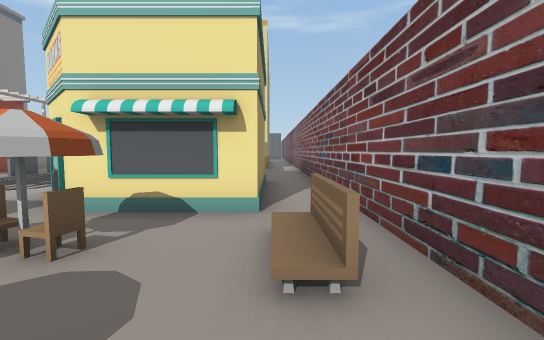
view 1 (above)

24 first-person views from a walk through a Unity game level. The camera is 1.5 m above the floor, tilts 4° down and sees 90° across. The floor is counted in squares, 2 m on a side. Each view is taken from the middle of a square. On the plan, view 1 faces up. The plan holds only what a view shows up to about 10 squares ahead; the rest is blank. The place goes on beyond the plan. The player character is not drawn. Some surface patterns are stand-ins.

view 2
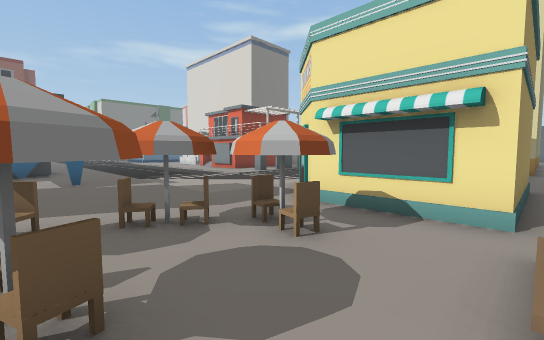

view 3
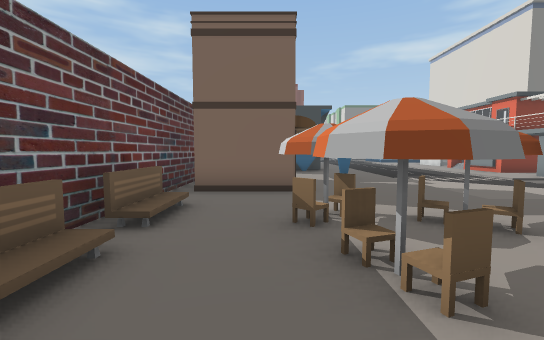

view 4
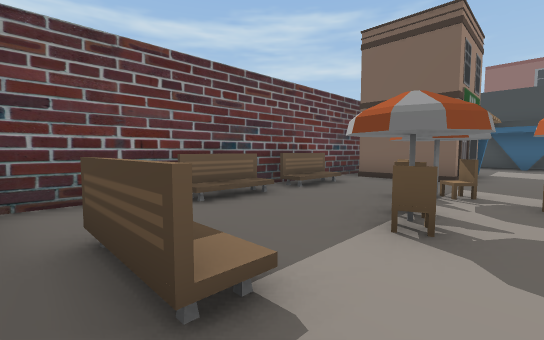

view 5
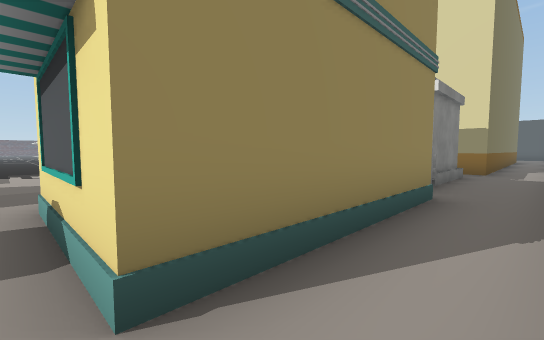

view 6
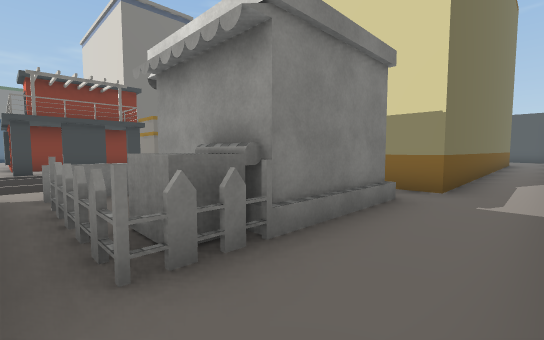

view 7
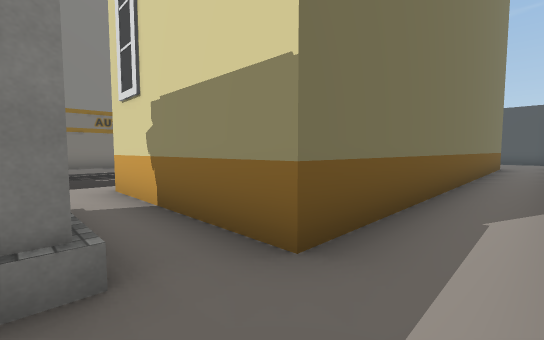

view 8
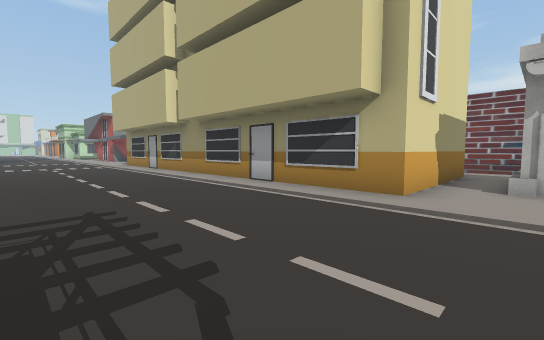

view 9
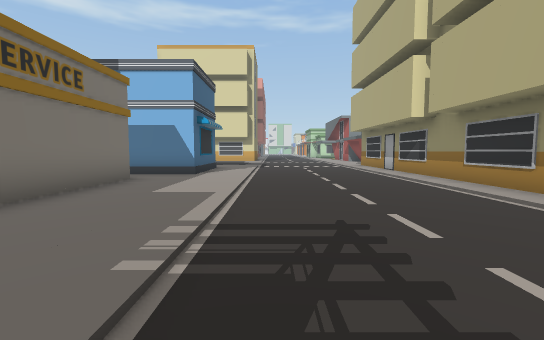

view 10
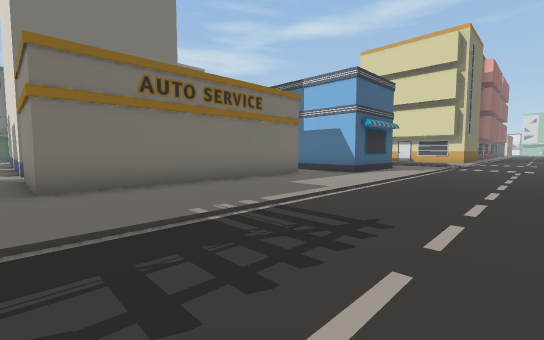

view 11
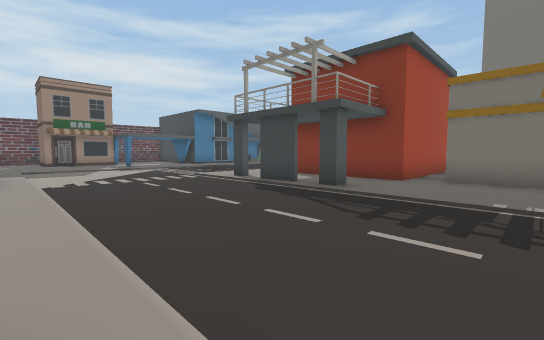

view 12
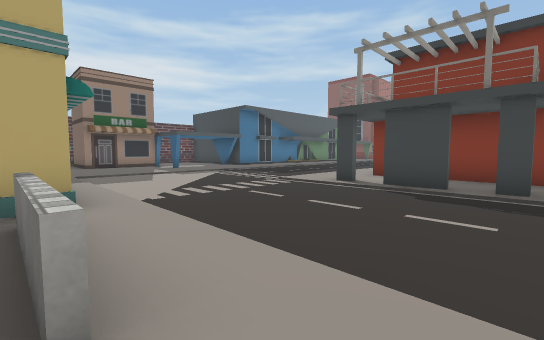

view 13
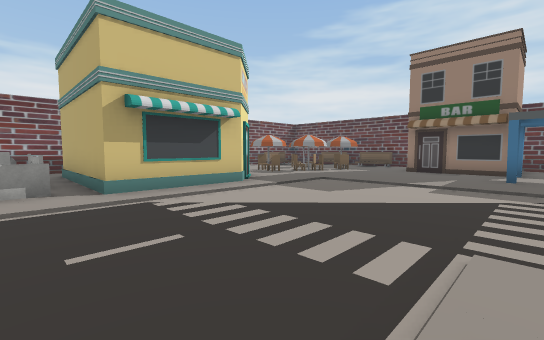

view 14
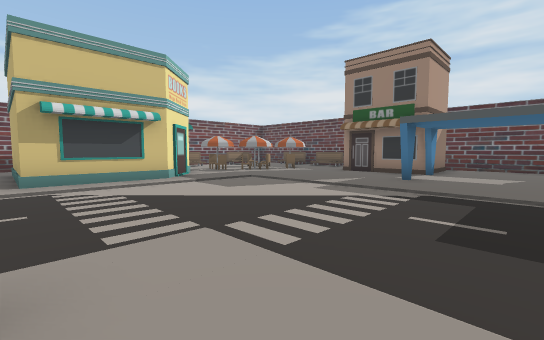

view 15
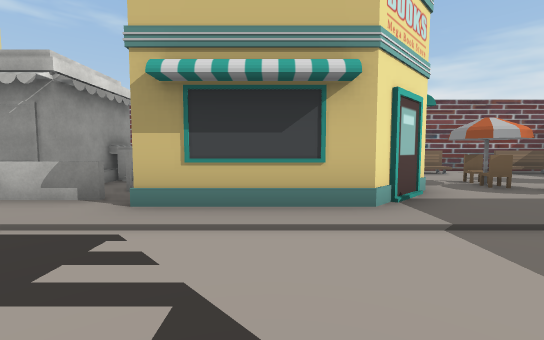

view 16
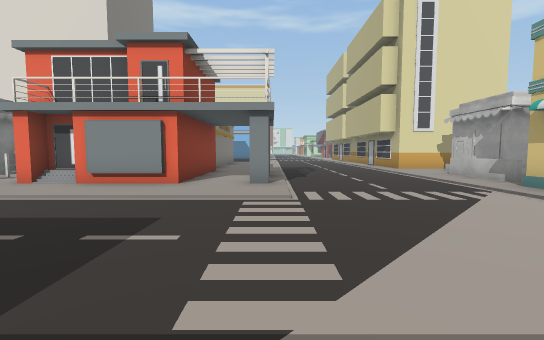

view 17
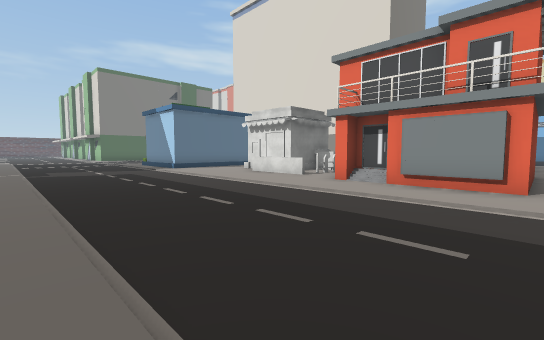

view 18
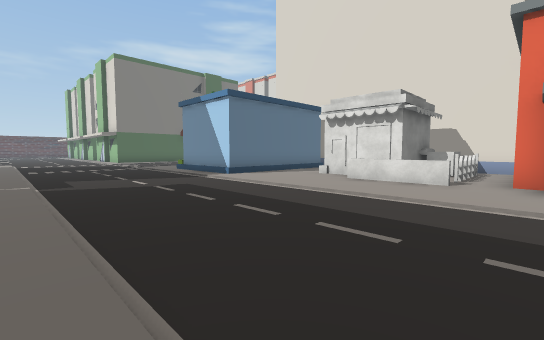

view 19
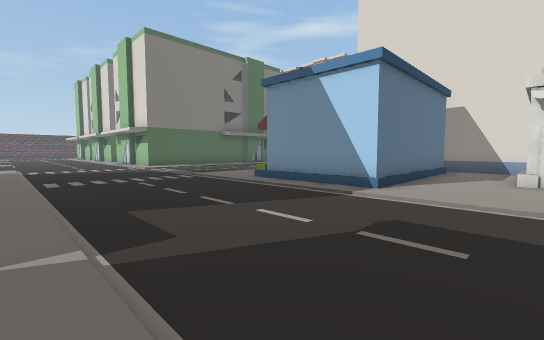

view 20
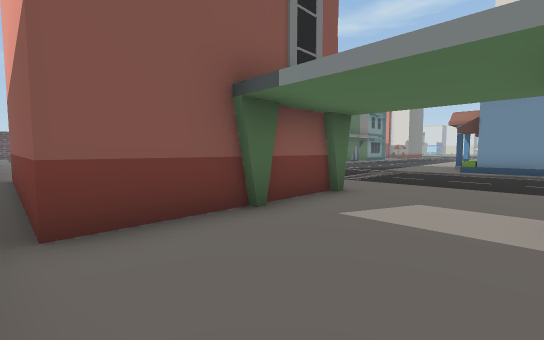

view 21
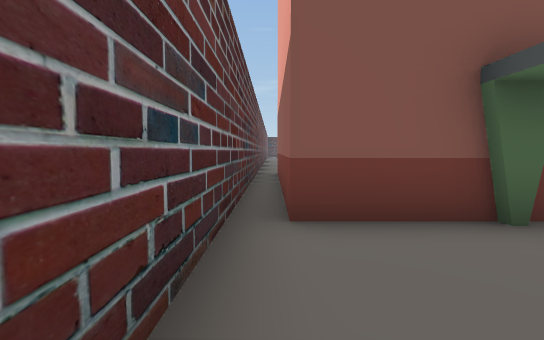

view 22
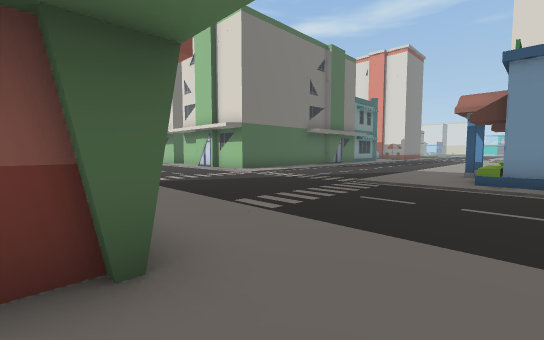

view 23
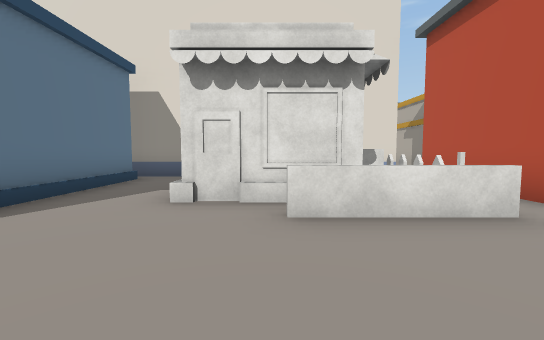

view 24
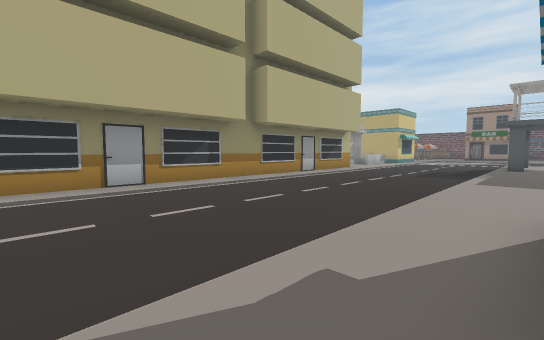

### Floor plan
Key: @ floor where view 1 was taken; # wall or solid block; . floor; / step, stairs or slope; C chair; B bench; U building; O other object.
Columns run from 34 left of view 1 to 2 right of it. Each row starts with its distance up from view 1.
 26                        .......U  U..
 25                        .......U  U..
 24                       #.......U  U..
 23                       #.......U  U..
 22                      ##.......U  U..
 21                      .........U  U..
 20                       ........U  U..
 19                      U........U  U..
 18                  U   U........U  U..
 17                  U U U........U  U..
 16                  U U U........U  U..
 15        UUUUUUUUUUU UUU........UUUU..#
 14            .. ......................#
 13           U..  #O.####..#......###..#
 12      .. U U..  #O.#  #.........###..
 11     ... U U..### O#  #..#.....O###..
 10    ..../U U....OO.####........O#OO..#
  9   .....UUUU.............#......##...#
  8  .............................####..#
  7 ..............................#  #..#
  6 ..............................#  #..#
  5 ..............................####..#
  4 ....................................#
  3 ...............................C../B#
  2     ......            ...#.....C../B#
  1       U...           #........C.....#
  0       U...           #........C.C.@##
 -1       U...            ...###....../B#
 -2 UUUUUUU...            ...###........#
 -3 ..........            .......BB.BB..
 -4 #########             ##############

Where each view was taken, in squares from view 1:
view 1: 0 up, 0 right, facing up
view 2: 0 up, 0 right, facing up-left
view 3: 1 down, 0 right, facing left
view 4: 1 up, 1 right, facing down-left
view 5: 4 up, 1 right, facing up-left
view 6: 9 up, 1 right, facing up-left
view 7: 13 up, 1 right, facing up-left
view 8: 13 up, 9 left, facing up-right
view 9: 14 up, 9 left, facing up
view 10: 14 up, 7 left, facing up-left
view 11: 16 up, 5 left, facing down-left
view 12: 13 up, 4 left, facing down-left
view 13: 10 up, 10 left, facing down-right
view 14: 9 up, 12 left, facing down-right
view 15: 7 up, 8 left, facing right
view 16: 3 up, 10 left, facing up
view 17: 3 up, 12 left, facing up-left
view 18: 3 up, 16 left, facing up-left
view 19: 3 up, 21 left, facing up-left
view 20: 3 down, 25 left, facing up-left
view 21: 3 down, 25 left, facing left
view 22: 1 up, 26 left, facing up-left
view 23: 7 up, 20 left, facing up
view 24: 26 up, 11 left, facing down-right
